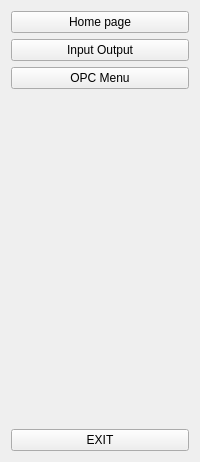
      <widget class="QWidget" name="full_menu_widget" native="true">
       <property name="sizePolicy">
        <sizepolicy hsizetype="Fixed" vsizetype="Preferred">
         <horstretch>0</horstretch>
         <verstretch>0</verstretch>
        </sizepolicy>
       </property>
       <layout class="QVBoxLayout" name="verticalLayout_4">
        <item>
         <layout class="QVBoxLayout" name="verticalLayout_3">
          <item>
           <widget class="QPushButton" name="home_button">
            <property name="text">
             <string>Home page</string>
            </property>
            <property name="icon">
             <iconset>
              <normaloff>../icons/icons8-page-d’accueil-24.png</normaloff>../icons/icons8-page-d’accueil-24.png</iconset>
            </property>
           </widget>
          </item>
          <item>
           <widget class="QPushButton" name="input_output_button">
            <property name="text">
             <string>Input Output</string>
            </property>
            <property name="icon">
             <iconset>
              <normaloff>../icons/icons8-entrées-multiples-80.png</normaloff>../icons/icons8-entrées-multiples-80.png</iconset>
            </property>
           </widget>
          </item>
          <item>
           <widget class="QPushButton" name="opc_button">
            <property name="text">
             <string>OPC Menu</string>
            </property>
            <property name="icon">
             <iconset>
              <normaloff>../icons/icons8-moniteur-50.png</normaloff>../icons/icons8-moniteur-50.png</iconset>
            </property>
           </widget>
          </item>
         </layout>
        </item>
        <item>
         <spacer name="verticalSpacer_2">
          <property name="orientation">
           <enum>Qt::Vertical</enum>
          </property>
          <property name="sizeHint" stdset="0">
           <size>
            <width>20</width>
            <height>334</height>
           </size>
          </property>
         </spacer>
        </item>
        <item>
         <widget class="QPushButton" name="pushButton_2">
          <property name="text">
           <string>EXIT</string>
          </property>
          <property name="icon">
           <iconset>
            <normaloff>../icons/icons8-fermer-la-fenêtre-48.png</normaloff>../icons/icons8-fermer-la-fenêtre-48.png</iconset>
          </property>
         </widget>
        </item>
       </layout>
      </widget>
